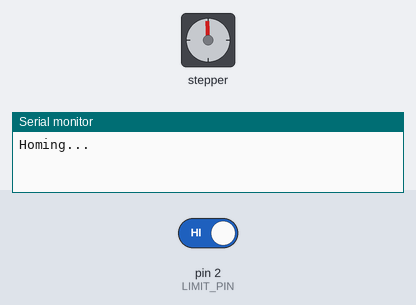
The sketch below on a simulated Arduino Uno, built with avr-gcc and run on an emulated ATmega328P. Shown: stepper motor, the last lines printed to the serial monitor. Wiring (inferred from the names in the program): stepper motor driver (200 steps per turn assumed): step pin 8; direction pin 9; enable pin 10. Inputs (shaded band) come from the test bench; at power-on: pin 2 (LIMIT_PIN) HIGH.

Above: at 0.8 s.
0.9 s: pin 2 (LIMIT_PIN) driven LOW
At 2.4 s:
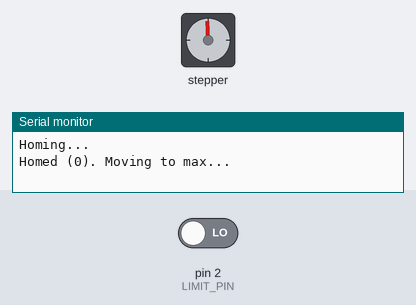
At 19.9 s:
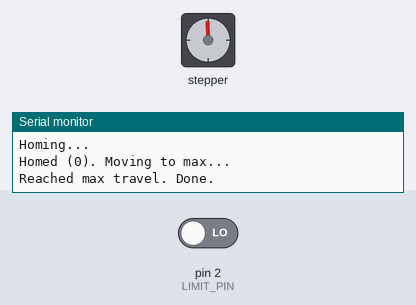
Timing chart, 0 to 20.9 s (numbered marks = the images above; inputs shaded):
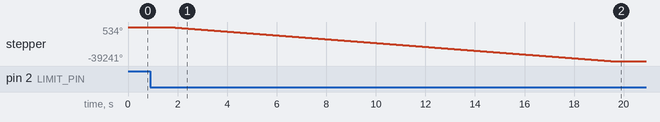

The sketch:

single_axis_home_and_max.ino
```cpp
// ============================================================
// single_axis_home_and_max.ino
//
// Single axis test: homes using the limit switch on pin 2, then
// drives to the far end of travel (MAX_MM).
//
// Motor:  STEP -> 8, DIR -> 9, EN -> 10
// Switch: pin 2, COM -> pin 2, NO -> GND, INPUT_PULLUP
//
// If it drives INTO the switch during homing instead of toward
// it, flip TOWARD_HOME. If it drives back toward the switch
// during the max-travel move instead of away from it, flip
// AWAY_FROM_HOME.
// ============================================================

#define STEP_PIN   8
#define DIR_PIN    9
#define EN_PIN     10
#define LIMIT_PIN  2

#define STEPS_PER_MM   80.0   // 1/16 microstepping (MS1-3 all HIGH), 20T GT2 pulley
#define MAX_MM         275.0  // change to 290.0 if this is the Y axis instead

#define HOMING_DELAY_US   1500   // slow speed while homing — safer near hard-stops
#define RUN_DELAY_US      400    // normal speed for the max-travel move
#define BACKOFF_STEPS     100    // steps to back off after first contact

// Direction that drives the axis TOWARD the switch (used while homing)
#define TOWARD_HOME   HIGH

// Direction that drives the axis AWAY from the switch (used to reach MAX_MM)
#define AWAY_FROM_HOME   LOW

void setup() {
  Serial.begin(9600);

  pinMode(STEP_PIN, OUTPUT);
  pinMode(DIR_PIN, OUTPUT);
  pinMode(EN_PIN, OUTPUT);
  pinMode(LIMIT_PIN, INPUT_PULLUP);

  digitalWrite(EN_PIN, LOW);  // active-low: LOW = driver enabled

  Serial.println("Homing...");
  homeAxis();
  Serial.println("Homed (0). Moving to max...");

  delay(500);
  moveToMax();
  Serial.println("Reached max travel. Done.");
}

void loop() {
  // done — nothing to repeat. Reset the board to run again.
}

void stepPulse(int delayUs) {
  digitalWrite(STEP_PIN, HIGH);
  delayMicroseconds(delayUs);
  digitalWrite(STEP_PIN, LOW);
  delayMicroseconds(delayUs);
}

// Drive toward the switch until triggered, back off, then
// re-approach slowly for a repeatable zero point.
void homeAxis() {
  int awayDir = (TOWARD_HOME == HIGH) ? LOW : HIGH;

  digitalWrite(DIR_PIN, TOWARD_HOME);
  while (digitalRead(LIMIT_PIN) == HIGH) {
    stepPulse(HOMING_DELAY_US);
  }

  digitalWrite(DIR_PIN, awayDir);
  for (int i = 0; i < BACKOFF_STEPS; i++) {
    stepPulse(HOMING_DELAY_US);
  }

  digitalWrite(DIR_PIN, TOWARD_HOME);
  while (digitalRead(LIMIT_PIN) == HIGH) {
    stepPulse(HOMING_DELAY_US * 2);
  }

  // this is now position 0
}

// Drive from 0 to MAX_MM
void moveToMax() {
  long steps = (long)(MAX_MM * STEPS_PER_MM);

  digitalWrite(DIR_PIN, AWAY_FROM_HOME);
  for (long i = 0; i < steps; i++) {
    stepPulse(RUN_DELAY_US);
  }
}
```
